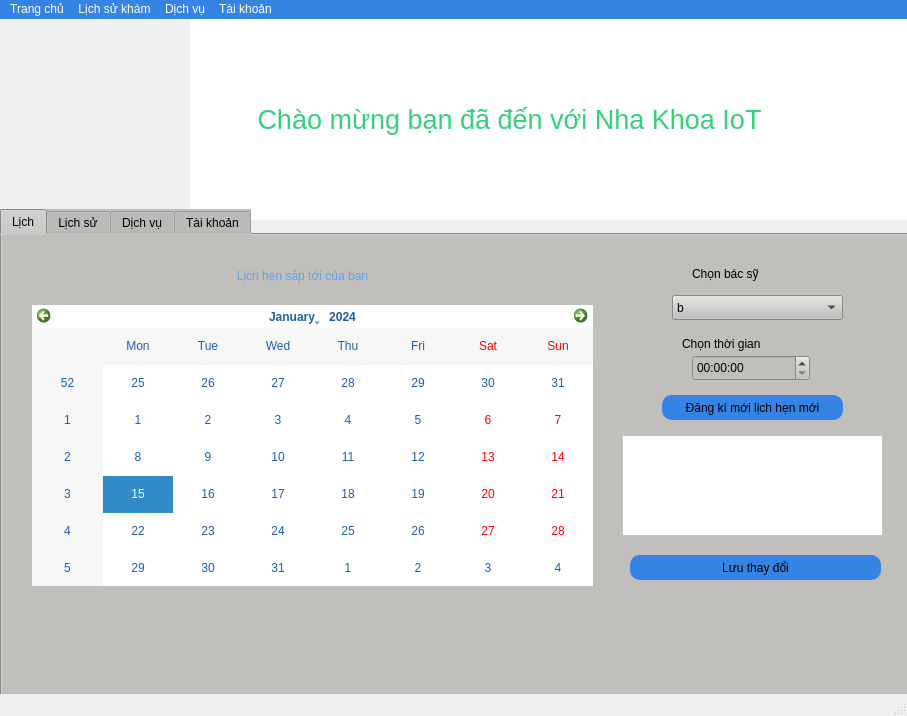
<?xml version="1.0" encoding="UTF-8"?>
<ui version="4.0">
 <class>MainWindow</class>
 <widget class="QMainWindow" name="MainWindow">
  <property name="geometry">
   <rect>
    <x>0</x>
    <y>0</y>
    <width>907</width>
    <height>716</height>
   </rect>
  </property>
  <property name="windowTitle">
   <string>MainWindow</string>
  </property>
  <widget class="QWidget" name="centralwidget">
   <widget class="QLabel" name="label_2">
    <property name="geometry">
     <rect>
      <x>190</x>
      <y>0</y>
      <width>731</width>
      <height>201</height>
     </rect>
    </property>
    <property name="font">
     <font>
      <family>Ubuntu</family>
      <pointsize>20</pointsize>
      <weight>50</weight>
      <italic>false</italic>
      <bold>false</bold>
     </font>
    </property>
    <property name="styleSheet">
     <string notr="true">color: rgb(51, 209, 122);
background-color: rgb(255, 255, 255);
font: 20pt &quot;Ubuntu&quot;;
</string>
    </property>
    <property name="text">
     <string>         Chào mừng bạn đã đến với Nha Khoa IoT</string>
    </property>
   </widget>
   <widget class="QLabel" name="label">
    <property name="geometry">
     <rect>
      <x>0</x>
      <y>0</y>
      <width>191</width>
      <height>201</height>
     </rect>
    </property>
    <property name="text">
     <string/>
    </property>
    <property name="pixmap">
     <pixmap>../../.designer/backup/logo-illustration-of-a-combination-of-teeth-and-toothbrush-very-suitable-for-dental-companies-free-vector.jpg</pixmap>
    </property>
   </widget>
   <widget class="QTabWidget" name="tabWidget">
    <property name="geometry">
     <rect>
      <x>0</x>
      <y>190</y>
      <width>911</width>
      <height>501</height>
     </rect>
    </property>
    <property name="styleSheet">
     <string notr="true">background-color: rgb(53, 132, 228);
background-color: rgb(192, 191, 188);</string>
    </property>
    <property name="currentIndex">
     <number>0</number>
    </property>
    <widget class="QWidget" name="tab">
     <attribute name="title">
      <string>Lịch</string>
     </attribute>
     <widget class="QLabel" name="l01">
      <property name="geometry">
       <rect>
        <x>40</x>
        <y>20</y>
        <width>521</width>
        <height>41</height>
       </rect>
      </property>
      <property name="styleSheet">
       <string notr="true">color: rgb(98, 160, 234);
font: 20pt &quot;Ubuntu&quot;;</string>
      </property>
      <property name="text">
       <string>Lịch hẹn sắp tới của bạn</string>
      </property>
      <property name="alignment">
       <set>Qt::AlignCenter</set>
      </property>
     </widget>
     <widget class="QCalendarWidget" name="calendarWidget">
      <property name="geometry">
       <rect>
        <x>30</x>
        <y>70</y>
        <width>561</width>
        <height>281</height>
       </rect>
      </property>
      <property name="styleSheet">
       <string notr="true">background-color: rgb(255, 255, 255);
color: rgb(26, 95, 180);</string>
      </property>
     </widget>
     <widget class="QListWidget" name="showLich">
      <property name="geometry">
       <rect>
        <x>620</x>
        <y>200</y>
        <width>261</width>
        <height>101</height>
       </rect>
      </property>
      <property name="styleSheet">
       <string notr="true">background-color: rgb(255, 255, 255);
color: rgb(0, 0, 0);</string>
      </property>
     </widget>
     <widget class="QPushButton" name="Push">
      <property name="geometry">
       <rect>
        <x>628</x>
        <y>320</y>
        <width>251</width>
        <height>25</height>
       </rect>
      </property>
      <property name="styleSheet">
       <string notr="true">border-radius:10px;
background-color: rgb(53, 132, 228);</string>
      </property>
      <property name="text">
       <string>Lưu thay đổi</string>
      </property>
     </widget>
     <widget class="QPushButton" name="updateinf">
      <property name="geometry">
       <rect>
        <x>660</x>
        <y>160</y>
        <width>181</width>
        <height>25</height>
       </rect>
      </property>
      <property name="styleSheet">
       <string notr="true">background-color: rgb(53, 132, 228);
border-radius:10px;</string>
      </property>
      <property name="text">
       <string>Đăng kí mới lịch hẹn mới</string>
      </property>
     </widget>
     <widget class="QTimeEdit" name="gioHen">
      <property name="geometry">
       <rect>
        <x>690</x>
        <y>120</y>
        <width>118</width>
        <height>26</height>
       </rect>
      </property>
     </widget>
     <widget class="QComboBox" name="DoctorName">
      <property name="geometry">
       <rect>
        <x>670</x>
        <y>60</y>
        <width>171</width>
        <height>25</height>
       </rect>
      </property>
      <item>
       <property name="text">
        <string>b</string>
       </property>
      </item>
      <item>
       <property name="text">
        <string>Nguyễn Minh Quân</string>
       </property>
      </item>
      <item>
       <property name="text">
        <string>Đoàn Quang Lưu</string>
       </property>
      </item>
      <item>
       <property name="text">
        <string>Lê Quang Huy</string>
       </property>
      </item>
      <item>
       <property name="text">
        <string>do</string>
       </property>
      </item>
     </widget>
     <widget class="QLabel" name="label_4">
      <property name="geometry">
       <rect>
        <x>690</x>
        <y>30</y>
        <width>111</width>
        <height>17</height>
       </rect>
      </property>
      <property name="text">
       <string>Chọn bác sỹ</string>
      </property>
     </widget>
     <widget class="QLabel" name="label_5">
      <property name="geometry">
       <rect>
        <x>680</x>
        <y>100</y>
        <width>111</width>
        <height>17</height>
       </rect>
      </property>
      <property name="text">
       <string>Chọn thời gian</string>
      </property>
     </widget>
     <zorder>gioHen</zorder>
     <zorder>l01</zorder>
     <zorder>calendarWidget</zorder>
     <zorder>showLich</zorder>
     <zorder>Push</zorder>
     <zorder>updateinf</zorder>
     <zorder>DoctorName</zorder>
     <zorder>label_4</zorder>
     <zorder>label_5</zorder>
    </widget>
    <widget class="QWidget" name="tab_2">
     <attribute name="title">
      <string>Lịch sử</string>
     </attribute>
     <widget class="QTableWidget" name="tableWidget2">
      <property name="geometry">
       <rect>
        <x>130</x>
        <y>30</y>
        <width>701</width>
        <height>371</height>
       </rect>
      </property>
      <property name="styleSheet">
       <string notr="true">color: rgb(255, 255, 255);
background-color: rgb(53, 132, 228);</string>
      </property>
      <column>
       <property name="text">
        <string>Nha sỹ </string>
       </property>
      </column>
      <column>
       <property name="text">
        <string>Ngày </string>
       </property>
      </column>
      <column>
       <property name="text">
        <string>Dịch vụ</string>
       </property>
      </column>
      <column>
       <property name="text">
        <string>Thời gian</string>
       </property>
      </column>
      <column>
       <property name="text">
        <string>Số lượng</string>
       </property>
      </column>
      <column>
       <property name="text">
        <string>Thành tiền</string>
       </property>
      </column>
     </widget>
    </widget>
    <widget class="QWidget" name="tab_3">
     <attribute name="title">
      <string>Dịch vụ</string>
     </attribute>
     <widget class="QTableWidget" name="tableWidget">
      <property name="geometry">
       <rect>
        <x>110</x>
        <y>50</y>
        <width>701</width>
        <height>371</height>
       </rect>
      </property>
      <property name="styleSheet">
       <string notr="true">color: rgb(255, 255, 255);
background-color: rgb(53, 132, 228);</string>
      </property>
      <column>
       <property name="text">
        <string>Dịch vụ</string>
       </property>
      </column>
      <column>
       <property name="text">
        <string>Mô tả</string>
       </property>
      </column>
      <column>
       <property name="text">
        <string>Giá</string>
       </property>
      </column>
     </widget>
    </widget>
    <widget class="QWidget" name="tab_4">
     <attribute name="title">
      <string>Tài khoản</string>
     </attribute>
     <widget class="QPushButton" name="signOut">
      <property name="geometry">
       <rect>
        <x>400</x>
        <y>390</y>
        <width>89</width>
        <height>25</height>
       </rect>
      </property>
      <property name="text">
       <string>Đăng xuất</string>
      </property>
     </widget>
     <widget class="QPushButton" name="update_inf">
      <property name="geometry">
       <rect>
        <x>370</x>
        <y>330</y>
        <width>151</width>
        <height>25</height>
       </rect>
      </property>
      <property name="text">
       <string>Cập nhật tài khoản</string>
      </property>
     </widget>
     <widget class="QLineEdit" name="address">
      <property name="geometry">
       <rect>
        <x>300</x>
        <y>240</y>
        <width>171</width>
        <height>25</height>
       </rect>
      </property>
      <property name="placeholderText">
       <string>Địa chỉ </string>
      </property>
     </widget>
     <widget class="QLineEdit" name="Lastname">
      <property name="geometry">
       <rect>
        <x>420</x>
        <y>40</y>
        <width>113</width>
        <height>25</height>
       </rect>
      </property>
      <property name="placeholderText">
       <string>Lastname</string>
      </property>
     </widget>
     <widget class="QLineEdit" name="password_ud">
      <property name="geometry">
       <rect>
        <x>300</x>
        <y>110</y>
        <width>321</width>
        <height>25</height>
       </rect>
      </property>
      <property name="placeholderText">
       <string>Mật khẩu</string>
      </property>
     </widget>
     <widget class="QLineEdit" name="email">
      <property name="geometry">
       <rect>
        <x>300</x>
        <y>180</y>
        <width>321</width>
        <height>25</height>
       </rect>
      </property>
      <property name="text">
       <string/>
      </property>
      <property name="placeholderText">
       <string>Email</string>
      </property>
     </widget>
     <widget class="QLineEdit" name="phone">
      <property name="geometry">
       <rect>
        <x>480</x>
        <y>240</y>
        <width>141</width>
        <height>25</height>
       </rect>
      </property>
      <property name="placeholderText">
       <string>Số điện thoại</string>
      </property>
     </widget>
     <widget class="QComboBox" name="sex">
      <property name="geometry">
       <rect>
        <x>540</x>
        <y>40</y>
        <width>86</width>
        <height>25</height>
       </rect>
      </property>
      <item>
       <property name="text">
        <string>Nam</string>
       </property>
      </item>
      <item>
       <property name="text">
        <string>Nữ</string>
       </property>
      </item>
      <item>
       <property name="text">
        <string>Lê Hoàng Anh</string>
       </property>
      </item>
     </widget>
     <widget class="QLineEdit" name="Firstname">
      <property name="geometry">
       <rect>
        <x>300</x>
        <y>40</y>
        <width>113</width>
        <height>25</height>
       </rect>
      </property>
      <property name="placeholderText">
       <string>Firstname</string>
      </property>
     </widget>
    </widget>
   </widget>
  </widget>
  <widget class="QStatusBar" name="statusbar"/>
  <widget class="QMenuBar" name="menubar">
   <property name="geometry">
    <rect>
     <x>0</x>
     <y>0</y>
     <width>907</width>
     <height>28</height>
    </rect>
   </property>
   <property name="styleSheet">
    <string notr="true">background-color: rgb(53, 132, 228);
font: 75 13pt &quot;Ubuntu Condensed&quot;;
font: 14pt &quot;Ubuntu&quot;;
color: rgb(255, 255, 255);</string>
   </property>
   <widget class="QMenu" name="menu1">
    <property name="title">
     <string>Trang chủ</string>
    </property>
   </widget>
   <widget class="QMenu" name="menu2">
    <property name="title">
     <string>Lịch sử khám</string>
    </property>
   </widget>
   <widget class="QMenu" name="menu3">
    <property name="title">
     <string>Dịch vụ</string>
    </property>
   </widget>
   <widget class="QMenu" name="menu4">
    <property name="title">
     <string>Tài khoản</string>
    </property>
   </widget>
   <addaction name="menu1"/>
   <addaction name="menu2"/>
   <addaction name="menu3"/>
   <addaction name="menu4"/>
  </widget>
 </widget>
 <resources/>
 <connections/>
</ui>
